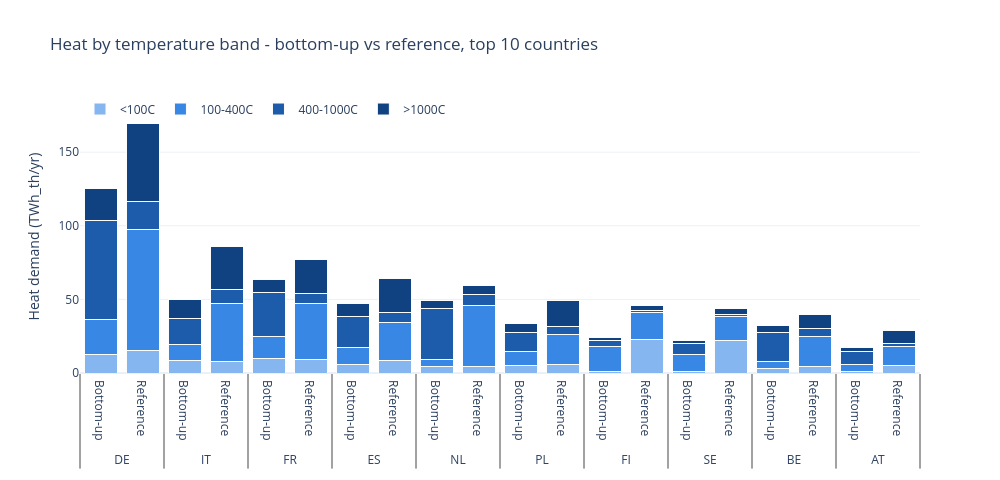

Write notebook code for a chart like this one.
### Code cell
# top-10 countries: paired stacked bars (bottom-up | reference) by band
top10 = list(ref_band.sum(axis=1).sort_values(ascending=False).head(10).index)
fig = go.Figure()
for est, data in [("Bottom-up", bu_band), ("Reference", ref_band)]:
    for bd in BANDS4:
        fig.add_bar(
            x=[[c for c in top10], [est] * len(top10)],
            y=data.loc[top10, bd], name=bd, legendgroup=bd,
            showlegend=(est == "Bottom-up"), marker_color=BAND_RAMP[bd],
            marker_line=dict(color="#fcfcfb", width=1),
            hovertemplate=f"%{{x}} {bd}: %{{y:.1f}} TWh<extra>{est}</extra>",
        )
fig.update_layout(
    barmode="stack", template="plotly_white", height=480, width=1000,
    title="Heat by temperature band - bottom-up vs reference, top 10 countries",
    yaxis_title="Heat demand (TWh_th/yr)",
    legend=dict(orientation="h", y=1.02, x=0),
)
fig.show()

### Figure 1 — Plotly figure (JSON) as saved in the notebook; plotly's stock layout.template omitted (floating-point values rounded to 4 significant figures)
{"data": [{"hovertemplate": "%{x} <100C: %{y:.1f} TWh<extra>Bottom-up</extra>", "legendgroup": "<100C", "marker": {"color": "#86b6ef", "line": {"color": "#fcfcfb", "width": 1}}, "name": "<100C", "showlegend": true, "type": "bar", "x": [["DE", "IT", "FR", "ES", "NL", "PL", "FI", "SE", "BE", "AT"], ["Bottom-up", "Bottom-up", "Bottom-up", "Bottom-up", "Bottom-up", "Bottom-up", "Bottom-up", "Bottom-up", "Bottom-up", "Bottom-up"]], "y": [12.56, 8.514, 10.01, 5.731, 4.282, 4.795, 0.9635, 0.7509, 3.267, 1.282]}, {"hovertemplate": "%{x} 100-400C: %{y:.1f} TWh<extra>Bottom-up</extra>", "legendgroup": "100-400C", "marker": {"color": "#3987e5", "line": {"color": "#fcfcfb", "width": 1}}, "name": "100-400C", "showlegend": true, "type": "bar", "x": [["DE", "IT", "FR", "ES", "NL", "PL", "FI", "SE", "BE", "AT"], ["Bottom-up", "Bottom-up", "Bottom-up", "Bottom-up", "Bottom-up", "Bottom-up", "Bottom-up", "Bottom-up", "Bottom-up", "Bottom-up"]], "y": [24.11, 10.86, 14.7, 11.3, 4.795, 9.866, 16.95, 11.65, 4.38, 4.784]}, {"hovertemplate": "%{x} 400-1000C: %{y:.1f} TWh<extra>Bottom-up</extra>", "legendgroup": "400-1000C", "marker": {"color": "#1c5cab", "line": {"color": "#fcfcfb", "width": 1}}, "name": "400-1000C", "showlegend": true, "type": "bar", "x": [["DE", "IT", "FR", "ES", "NL", "PL", "FI", "SE", "BE", "AT"], ["Bottom-up", "Bottom-up", "Bottom-up", "Bottom-up", "Bottom-up", "Bottom-up", "Bottom-up", "Bottom-up", "Bottom-up", "Bottom-up"]], "y": [67.22, 17.97, 29.85, 21.46, 34.81, 12.53, 4.464, 7.857, 20.18, 8.371]}, {"hovertemplate": "%{x} >1000C: %{y:.1f} TWh<extra>Bottom-up</extra>", "legendgroup": ">1000C", "marker": {"color": "#104281", "line": {"color": "#fcfcfb", "width": 1}}, "name": ">1000C", "showlegend": true, "type": "bar", "x": [["DE", "IT", "FR", "ES", "NL", "PL", "FI", "SE", "BE", "AT"], ["Bottom-up", "Bottom-up", "Bottom-up", "Bottom-up", "Bottom-up", "Bottom-up", "Bottom-up", "Bottom-up", "Bottom-up", "Bottom-up"]], "y": [21.37, 12.26, 8.693, 8.638, 5.649, 6.116, 1.613, 1.754, 4.367, 3.079]}, {"hovertemplate": "%{x} <100C: %{y:.1f} TWh<extra>Reference</extra>", "legendgroup": "<100C", "marker": {"color": "#86b6ef", "line": {"color": "#fcfcfb", "width": 1}}, "name": "<100C", "showlegend": false, "type": "bar", "x": [["DE", "IT", "FR", "ES", "NL", "PL", "FI", "SE", "BE", "AT"], ["Reference", "Reference", "Reference", "Reference", "Reference", "Reference", "Reference", "Reference", "Reference", "Reference"]], "y": [14.98, 7.734, 9.402, 8.293, 4.703, 5.511, 22.7, 21.75, 4.096, 5.163]}, {"hovertemplate": "%{x} 100-400C: %{y:.1f} TWh<extra>Reference</extra>", "legendgroup": "100-400C", "marker": {"color": "#3987e5", "line": {"color": "#fcfcfb", "width": 1}}, "name": "100-400C", "showlegend": false, "type": "bar", "x": [["DE", "IT", "FR", "ES", "NL", "PL", "FI", "SE", "BE", "AT"], ["Reference", "Reference", "Reference", "Reference", "Reference", "Reference", "Reference", "Reference", "Reference", "Reference"]], "y": [82.55, 39.81, 37.53, 25.76, 41.22, 20.47, 18.46, 16.41, 20.84, 13.03]}, {"hovertemplate": "%{x} 400-1000C: %{y:.1f} TWh<extra>Reference</extra>", "legendgroup": "400-1000C", "marker": {"color": "#1c5cab", "line": {"color": "#fcfcfb", "width": 1}}, "name": "400-1000C", "showlegend": false, "type": "bar", "x": [["DE", "IT", "FR", "ES", "NL", "PL", "FI", "SE", "BE", "AT"], ["Reference", "Reference", "Reference", "Reference", "Reference", "Reference", "Reference", "Reference", "Reference", "Reference"]], "y": [19.15, 9.106, 6.769, 7.27, 7.545, 5.49, 1.21, 1.648, 5.018, 2.0]}, {"hovertemplate": "%{x} >1000C: %{y:.1f} TWh<extra>Reference</extra>", "legendgroup": ">1000C", "marker": {"color": "#104281", "line": {"color": "#fcfcfb", "width": 1}}, "name": ">1000C", "showlegend": false, "type": "bar", "x": [["DE", "IT", "FR", "ES", "NL", "PL", "FI", "SE", "BE", "AT"], ["Reference", "Reference", "Reference", "Reference", "Reference", "Reference", "Reference", "Reference", "Reference", "Reference"]], "y": [59.47, 29.55, 23.61, 23.19, 6.11, 17.9, 3.422, 4.295, 9.726, 8.602]}], "layout": {"barmode": "stack", "height": 480, "legend": {"orientation": "h", "x": 0, "y": 1.02}, "title": {"text": "Heat by temperature band - bottom-up vs reference, top 10 countries"}, "width": 1000, "yaxis": {"title": {"text": "Heat demand (TWh_th/yr)"}}}}
